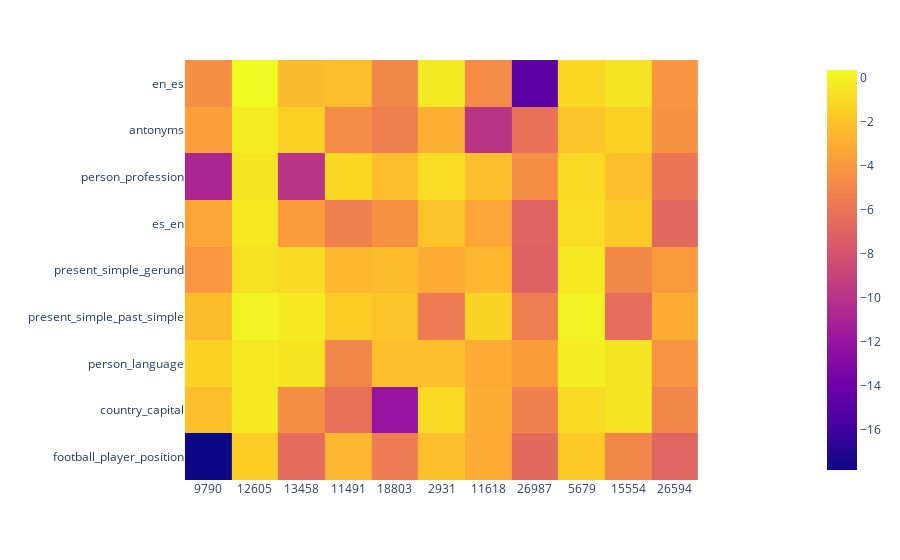

Notebook code for this chart:
### Code cell
import plotly.express as px
import pandas as pd
import numpy as np

for task_name, losses in task_losses.items():
    base_loss = losses[1]
    losses = losses[0]

    task_losses[task_name][0] = [(base_loss - loss) for loss in losses]


df = pd.DataFrame([
    {"task": task_name, "feature": feature, "loss": loss}
    for task_name, losses in task_losses.items()
    for feature, loss in zip(features, losses[0])
])



heatmap = np.zeros((len(task_names), len(features)))

for i, task_name in enumerate(task_names):
    for j, feature in enumerate(features):
        heatmap[i, j] = task_losses[task_name][0][j]

fig = px.imshow(heatmap, x=[str(x) for x in features], y=task_names)

fig.show()

### Figure 1 — Plotly figure (JSON) as saved in the notebook; plotly's stock layout.template omitted (floating-point values rounded to 4 significant figures)
{"data": [{"coloraxis": "coloraxis", "hovertemplate": "x: %{x}<br>y: %{y}<br>color: %{z}<extra></extra>", "name": "0", "type": "heatmap", "x": ["9790", "12605", "13458", "11491", "18803", "2931", "11618", "26987", "5679", "15554", "26594"], "xaxis": "x", "y": ["en_es", "antonyms", "person_profession", "es_en", "present_simple_gerund", "present_simple_past_simple", "person_profession", "person_language", "country_capital", "football_player_position"], "yaxis": "y", "z": [[-4.531, 0.375, -2.406, -2.188, -4.969, -0.25, -4.719, -14.78, -1.062, -0.5625, -4.219], [-3.73, -0.2383, -1.418, -4.699, -5.355, -2.902, -9.887, -6.105, -1.902, -1.402, -4.355], [-10.78, -0.4844, -9.906, -1.062, -2.219, -0.8281, -2.156, -4.531, -0.9375, -2.188, -5.906], [-3.375, -0.2969, -3.812, -5.375, -4.406, -1.969, -3.406, -6.906, -0.8125, -1.688, -6.719], [-4.101, -0.6279, -0.9521, -2.538, -2.319, -3.054, -2.522, -7.132, -0.3506, -4.944, -3.913], [-2.281, 0.1172, -0.3281, -1.547, -1.938, -5.656, -1.25, -5.406, 0.07031, -6.375, -3.062], [-10.78, -0.4844, -9.906, -1.062, -2.219, -0.8281, -2.156, -4.531, -0.9375, -2.188, -5.906], [-1.312, -0.3672, -0.5156, -4.984, -2.141, -2.156, -3.109, -3.703, -0.1484, -0.5625, -4.234], [-2.117, -0.3203, -4.586, -6.211, -12.05, -0.9453, -2.992, -5.273, -0.9766, -0.5391, -4.992], [-17.81, -1.531, -6.5, -2.656, -5.562, -2.125, -3.094, -6.562, -1.688, -5, -6.875]]}], "layout": {"coloraxis": {"colorscale": [[0, "#0d0887"], [0.1111, "#46039f"], [0.2222, "#7201a8"], [0.3333, "#9c179e"], [0.4444, "#bd3786"], [0.5556, "#d8576b"], [0.6667, "#ed7953"], [0.7778, "#fb9f3a"], [0.8889, "#fdca26"], [1, "#f0f921"]]}, "margin": {"t": 60}, "xaxis": {"anchor": "y", "constrain": "domain", "domain": [0, 1], "scaleanchor": "y"}, "yaxis": {"anchor": "x", "autorange": "reversed", "constrain": "domain", "domain": [0, 1]}}}
